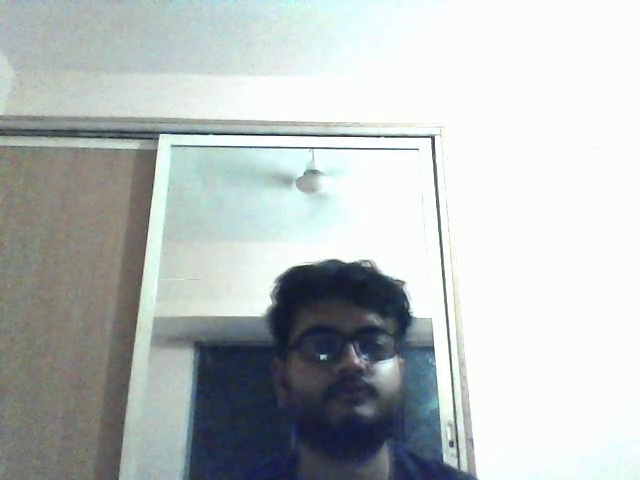
#> input picture frame 18 of abhy.mp4, 640 x 480 px, given in place of the camera
$ python vision_video.py
#> lines starting #> are read from the running program, lines starting #| are printed output that depends on the picture

import cv2
import time
import numpy as np

video_write = cv2.VideoWriter_fourcc(*'XVID')
output = cv2.VideoWriter('ABHINAV.mp4', video_write, 20.0, (640, 480))

# captures video
cap = cv2.VideoCapture(0)

# setting time to 'n' seconds after which video starts capturing
time.sleep(3)

# captures video for the backgroud
for i in range(10):
    ret, background = cap.read()
#> this loop made 10 passes
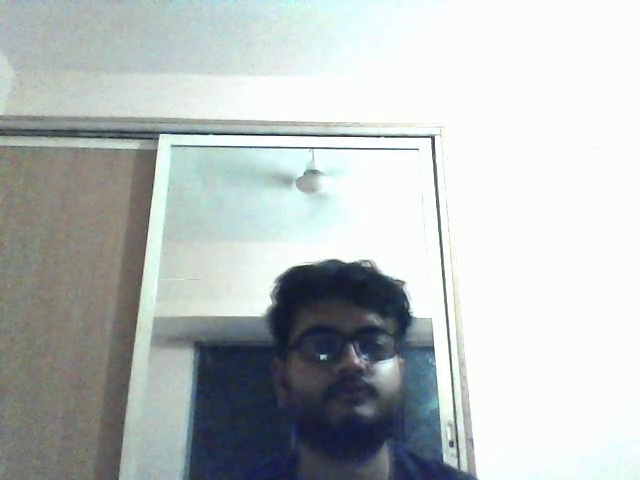
#> input picture frame 18 of abhy.mp4, 640 x 480 px, given in place of the camera
t0 = time.time()

# while the camera is opened, it keeps capturing video foreground
while(cap.isOpened()):

    ret, foreground = cap.read()
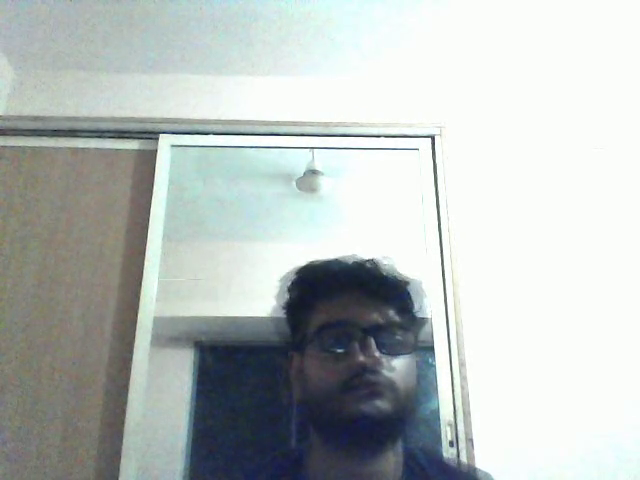
#> input picture frame 28 of abhy.mp4, 640 x 480 px, given in place of the camera
#> foreground is the input picture: shape (480, 640, 3); mean B, G, R 189.1, 190.8, 184

    foreground = cv2.bitwise_and(foreground, foreground)
    background = cv2.bitwise_and(background, background)

    # adding static frame and dynamic frames

    full = cv2.add(foreground, background)
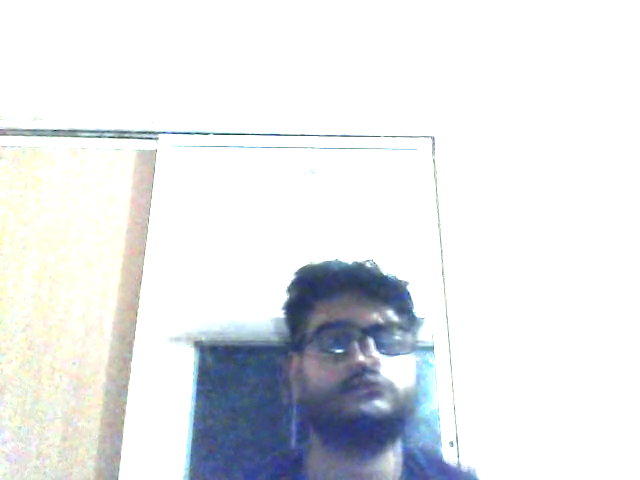
#> full: shape (480, 640, 3); mean B, G, R 234, 231.2, 228.5

    # writing output and showing the same
    output.write(full)
    cv2.imshow('ABHINAV', full)

    # waitkey to manually stop capturing video
    if cv2.waitKey(1) & 0xFF == ord('a'):
#> (key Esc is pressed here)
        break

    # time to automatically stop capturing video after pre-defined time in seconds
    t1 = time.time()
    num_seconds = t1 - t0
    if num_seconds > 10:
        break


# closing all the camera windows
cap.release()
output.release()
cv2.destroyAllWindows()

$ run again, starting later in the video
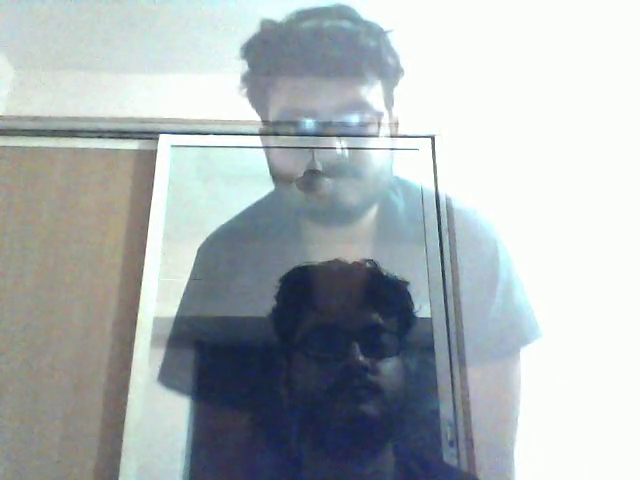
#> input picture frame 85 of abhy.mp4, 640 x 480 px, given in place of the camera
#> the loop `for i in range(10):` made 10 passes
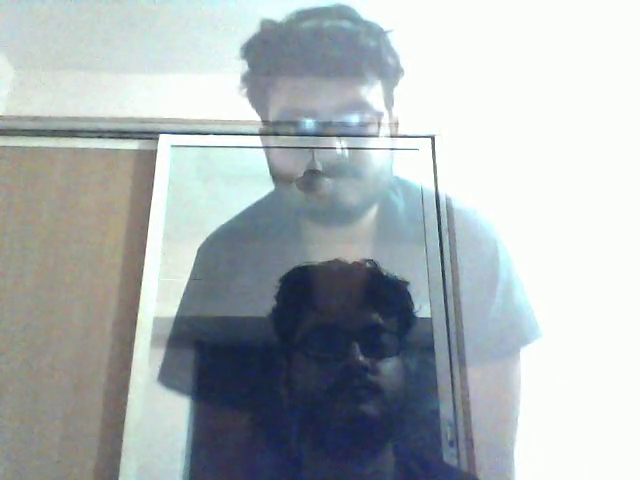
#> input picture frame 85 of abhy.mp4, 640 x 480 px, given in place of the camera
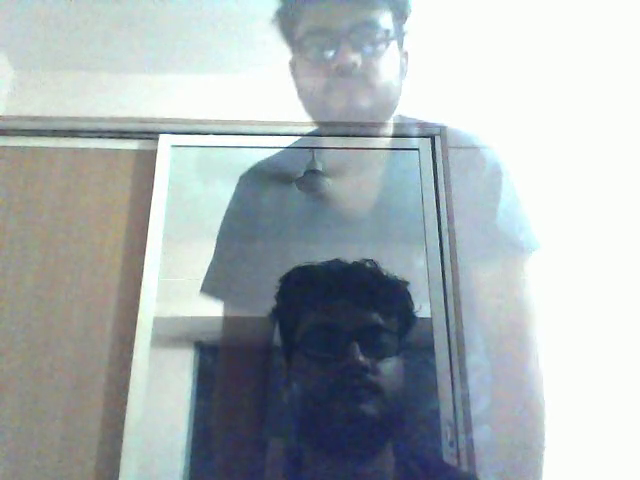
#> input picture frame 95 of abhy.mp4, 640 x 480 px, given in place of the camera
#> foreground is the input picture: shape (480, 640, 3); mean B, G, R 180.4, 177.6, 168.7
#> `full = cv2.add(foreground, background)`:
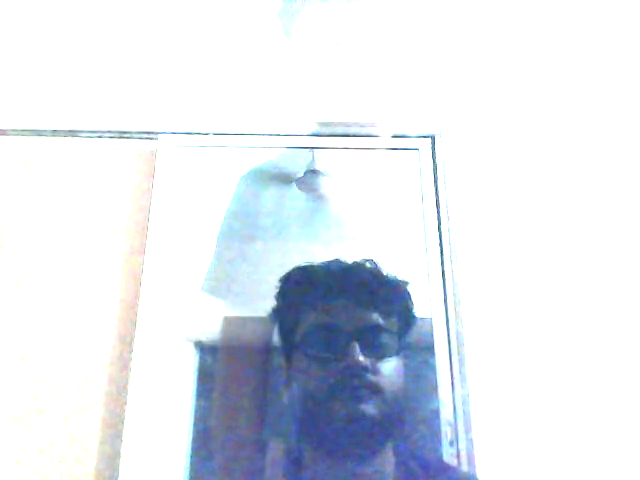
#> full: shape (480, 640, 3); mean B, G, R 238, 230.3, 224.8

$ run again, starting later in the video
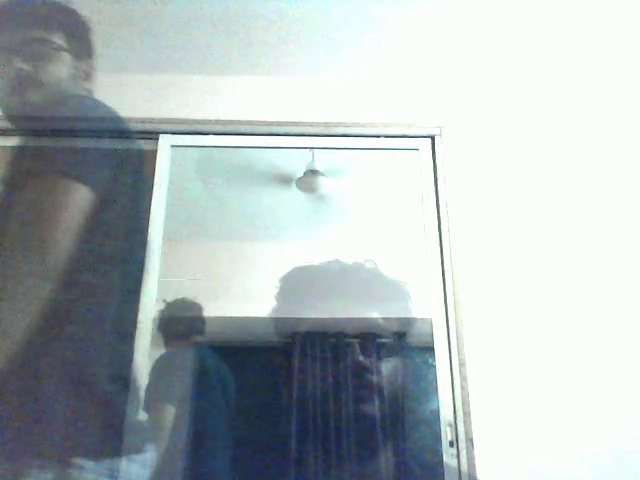
#> input picture frame 151 of abhy.mp4, 640 x 480 px, given in place of the camera
#> the loop `for i in range(10):` made 10 passes
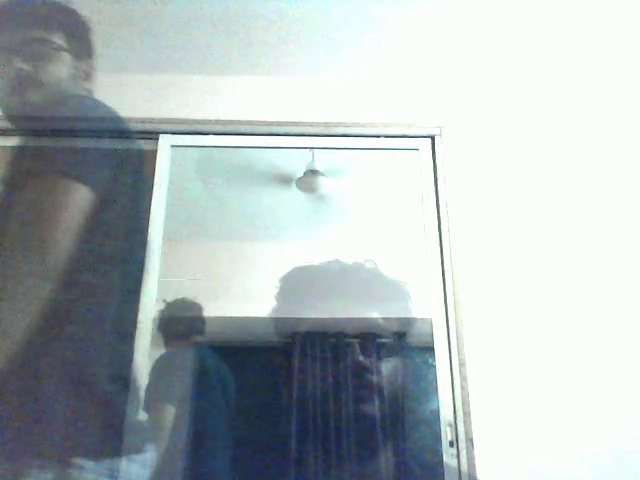
#> input picture frame 151 of abhy.mp4, 640 x 480 px, given in place of the camera
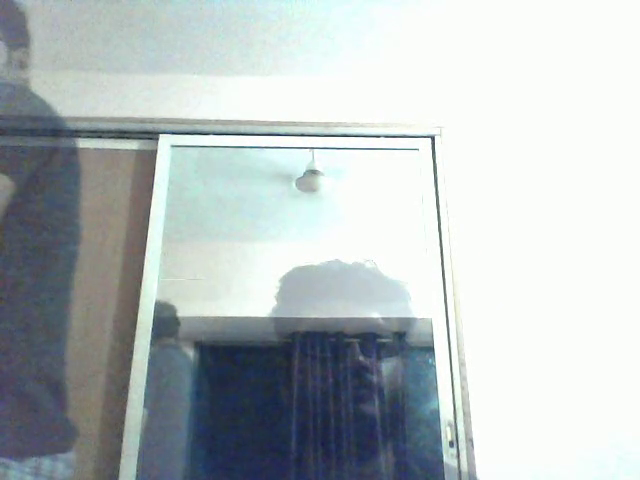
#> input picture frame 161 of abhy.mp4, 640 x 480 px, given in place of the camera
#> foreground is the input picture: shape (480, 640, 3); mean B, G, R 191.9, 190.5, 182.5
#> `full = cv2.add(foreground, background)`:
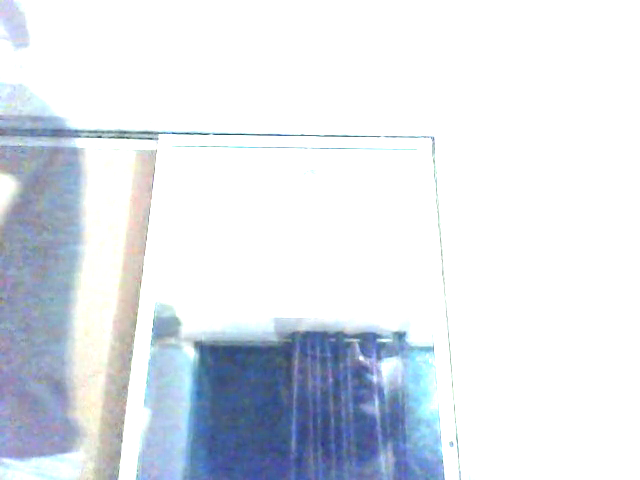
#> full: shape (480, 640, 3); mean B, G, R 236.3, 228.7, 223.3
